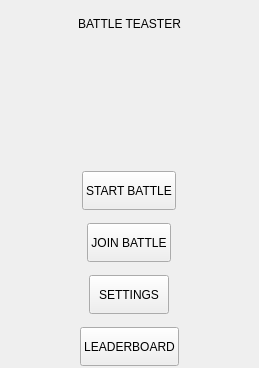
<?xml version="1.0" encoding="UTF-8"?>
<ui version="4.0">
 <class>Form</class>
 <widget class="QWidget" name="Form">
  <property name="geometry">
   <rect>
    <x>0</x>
    <y>0</y>
    <width>259</width>
    <height>368</height>
   </rect>
  </property>
  <property name="windowTitle">
   <string>Form</string>
  </property>
  <widget class="QWidget" name="verticalLayoutWidget">
   <property name="geometry">
    <rect>
     <x>-1</x>
     <y>-1</y>
     <width>261</width>
     <height>371</height>
    </rect>
   </property>
   <layout class="QVBoxLayout" name="verticalLayout_2">
    <property name="spacing">
     <number>10</number>
    </property>
    <property name="leftMargin">
     <number>0</number>
    </property>
    <item>
     <widget class="QLabel" name="label">
      <property name="maximumSize">
       <size>
        <width>16777215</width>
        <height>43</height>
       </size>
      </property>
      <property name="text">
       <string>BATTLE TEASTER</string>
      </property>
      <property name="alignment">
       <set>Qt::AlignCenter</set>
      </property>
     </widget>
    </item>
    <item alignment="Qt::AlignHCenter">
     <widget class="QWidget" name="widget" native="true">
      <property name="minimumSize">
       <size>
        <width>100</width>
        <height>0</height>
       </size>
      </property>
      <property name="maximumSize">
       <size>
        <width>100</width>
        <height>100</height>
       </size>
      </property>
      <property name="layoutDirection">
       <enum>Qt::LeftToRight</enum>
      </property>
     </widget>
    </item>
    <item alignment="Qt::AlignHCenter">
     <widget class="QPushButton" name="pushButton_4">
      <property name="maximumSize">
       <size>
        <width>124</width>
        <height>39</height>
       </size>
      </property>
      <property name="text">
       <string>START BATTLE</string>
      </property>
     </widget>
    </item>
    <item alignment="Qt::AlignHCenter">
     <widget class="QPushButton" name="pushButton_3">
      <property name="maximumSize">
       <size>
        <width>113</width>
        <height>39</height>
       </size>
      </property>
      <property name="text">
       <string>JOIN BATTLE</string>
      </property>
     </widget>
    </item>
    <item alignment="Qt::AlignHCenter">
     <widget class="QPushButton" name="pushButton_2">
      <property name="maximumSize">
       <size>
        <width>92</width>
        <height>39</height>
       </size>
      </property>
      <property name="text">
       <string>SETTINGS</string>
      </property>
     </widget>
    </item>
    <item alignment="Qt::AlignHCenter">
     <widget class="QPushButton" name="pushButton">
      <property name="maximumSize">
       <size>
        <width>127</width>
        <height>39</height>
       </size>
      </property>
      <property name="text">
       <string>LEADERBOARD</string>
      </property>
     </widget>
    </item>
   </layout>
  </widget>
 </widget>
 <resources/>
 <connections/>
</ui>
